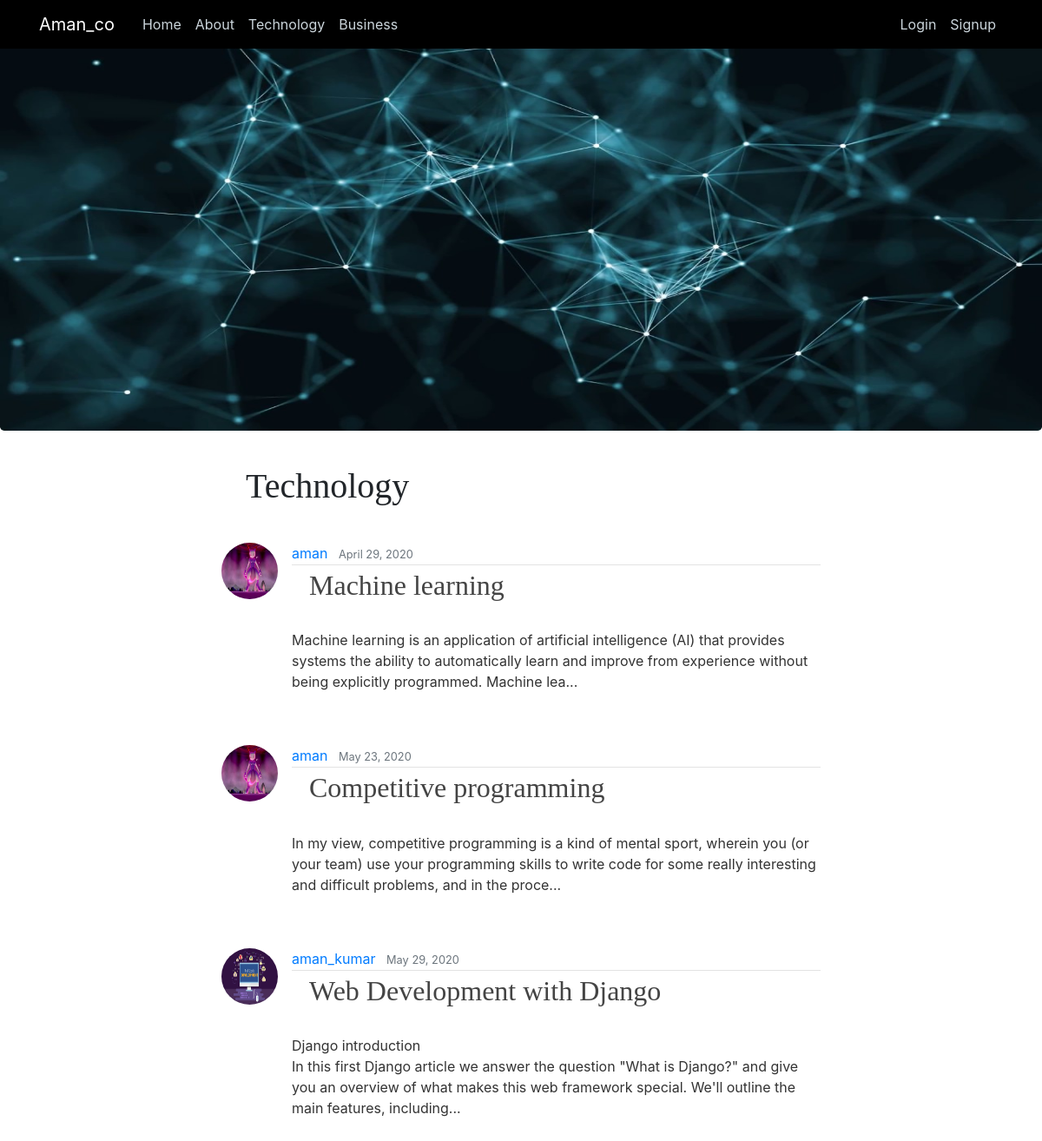
Screenshot of /articles/Technology with the database file from the repository.
### articles/models.py (models this page shows, shortened)
class Article(models.Model):
    title = models.CharField(max_length=100)
    body = models.TextField()
    date = models.DateTimeField(auto_now_add=True)
    thumbnail = models.ImageField(default='download.png', upload_to='article_thumbnail')
    author = models.ForeignKey(User, on_delete=models.CASCADE, default=None)
    Slug = models.SlugField(max_length=200, unique=True, default='article.details')
    MainTopic = models.CharField(max_length=100, default='Technology')
    def snippet(self):
        return self.body[:200] + "..."

### accounts/models.py (models this page shows, shortened)
class Profile(models.Model):
    user = models.OneToOneField(User, on_delete=models.CASCADE)
    image = models.ImageField(default='download.png', upload_to='profile_pics')
    location = models.CharField(max_length=100, default='New Delhi')
    address = models.TextField(default='New Delhi')

### articles/views.py (the view)
# urls.py: path('<str:MainTopic>', MainTopicPostListView.as_view(), name="Topicpost")
class MainTopicPostListView(ListView):
    model = Article
    template_name = 'articles/topic_article_page.html'
    context_object_name = 'articles'
    paginate_by = 5
    def get_queryset(self):
        return Article.objects.filter(MainTopic=self.kwargs.get('MainTopic')).order_by('date')

### articles/templates/articles/topic_article_page.html (shortened to what this page needs)
{%extends 'base_template.html'%}
{%block content%}
<div class="jumbotron">
    <div class="col-md-6 px-0">
      <p class="lead my-3">
        <p class = "article-content">
             </p>
        <p class = "article-content">
             </p>
         <p class = "article-content">
             </p>
        <p class = "article-content">
             </p>
        <p class = "article-content">
             </p>
      </p>
    </div>
  </div>
<div class="container">
    <div class = "row">
        <div class ="col-sm-2">
            </div>
        <div class ="col-sm-8">
<h1 class = " mb-3 mt-2 ml-5"> {{view.kwargs.MainTopic}}</h1>
        {% for article in articles %}
         <article class="media content-section">
             <img class="rounded-circle article-img" src = "{{article.author.profile.image.url}}">
         <div class="media-body">
             <div class="article-metadata">
                 <a class="mr-2" href="{%url 'articles:userpost' article.author.username%}">{{article.author.username}}</a>
                 <small class="text-muted">{{ article.date|date:"F d, Y"}}</small>
             </div>
            <h2><a class="article-title" href="{% url 'articles:detail' article.Slug %}">{{article.title}}</a> </h2>
             <p class = "article-content">
                 {{ article.snippet }}
             </p>
        </div>
        </article>
        {% endfor %}
  </div>
    </div>
</div>
{%endblock%}

### static/main.css (style rules this page uses)
body { background: #f8f9fa00; color: #333333; margin-top: 2rem; }
h1, h2, h3, h4, h5, h6 { color: #212529; }
.content-section { padding: 20px; border-radius: 1px; margin-bottom: px; }
.article-title { color: #444444; margin-left: 20px; }
.article-content { white-space: pre-line; }
.article-img { margin-top: 5px; height: 65px; width: 65px; margin-right: 16px; }
.article-metadata { margin-top: 5px; padding-bottom: 1px; margin-bottom: 4px; border-bottom: 1px solid #e3e3e3 }
.jumbotron { background-image:url('back.jpg'); background-repeat:no-repeat; background-size: 100% 100%; }

### static/blog.css (style rules this page uses)
h1, h2, h3, h4, h5, h6 { font-family: "Playfair Display", Georgia, "Times New Roman", serif; }

### rows the page displays
Article: author.profile.image (picture), author.username "aman", date "April 29, 2020", title "Machine learning", snippet "Machine learning is an application of artificial intelligence (AI) that provides systems the ability to automatically learn and improve from experience without being explicitly programmed. Machine lea..."
Article: author.profile.image (picture), author.username "aman", date "May 23, 2020", title "Competitive programming", snippet "In my view, competitive programming is a kind of mental sport, wherein you (or your team) use your programming skills to write code for some really interesting and difficult problems, and in the proce..."
Article: author.profile.image (picture), author.username "aman_kumar", date "May 29, 2020", title "Web Development with Django", snippet "Django introduction In this first Django article we answer the question \"What is Django?\" and give you an overview of what makes this web framework special. We'll outline the main features, including..."

### other values shown
{{ view.kwargs.MainTopic }} "Technology"
